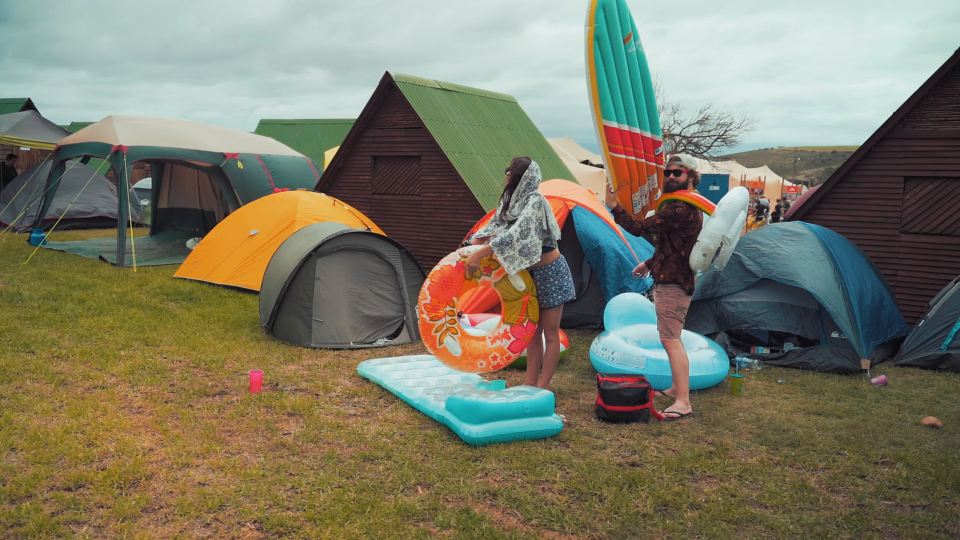
#> input picture A2/val_set/2/2a.png, 1920 x 1080 px, given as the content of the folder ./val_set/1, which was not available (shown at 1/2 size)
$ jupyter execute --allow-errors mosaic_v4.ipynb   (shell and % lines are left out)
#> lines starting #> are read from the running program, lines starting #| are printed output that depends on the picture; pictures that were not available may be replaced by others from this repository, and a replacement may not be noted
[cell 1]
'''
**********************************************
# TITLE: ASSIGNMENT 2: IMAGE MOSAIC CREATION #
# #Panorama #Stitching #Blending #Homography #
# COURSE: COL780 - COMPUTER VISION           #
# INSTRUCTOR: PROF. CHETAN ARORA             #
# AUTHOR: AMAN BHARDWAJ                      #
# DATE: 20 NOV 2020                          #
**********************************************
'''
''' IMPORT PACKAGES '''
import os
import cv2 as cv
import json
from glob import glob
import numpy as np
import argparse
import matplotlib.pyplot as plt
from time import time
import networkx as nx
import maxflow as mf
#%matplotlib inline

[cell 2]
""" HELPER FUNCTIONS """
# [19 lines left out: functions save_mosaic, show_image, not called in this run]

def read_image(fileName):
    '''Read image from the specified path.'''
#> called with fileName = '_only/2a.png'
    print("Reading Image --->", fileName)
    img = cv.imread(fileName)
#> img is the input picture: shape (1080, 1920, 3); mean B, G, R 102.5, 122.2, 124.3
    return img

def hconcat_images(image_list):
    '''Concat images horizontally'''
    return cv.hconcat(image_list)

class ImgProcessing:
    '''
    class: ImgProcessing
    contains functions to prepare the images for mosaicing
    '''
    # [37 lines left out: functions image_resize, brightness_equalize, apply_clahe, not called in this run]


class RegisterImage:

    def cvt_gray(self, img):
        '''Convert BRG Image to Grayscale'''
        return cv.cvtColor(img, cv.COLOR_BGR2GRAY)

    # [56 lines left out: functions orbs_magic, flann_matcher, get_good_matches, draw_matches, est_homography, not called in this run]

class ImageBlending:
    # [99 lines left out: functions warp_image, get_images_intersect, get_energy_map, graph_cut, gaussian_pyramid, laplacian_pyramid, not called in this run]

    def blend(self, lp1, lp2, m, l):
        for i, k in enumerate(zip(lp1, lp2, m)):
            print(i,k)


    # [13 lines left out: function pyramid_blending, not called in this run]
        #show_image(blended_image)

def create_mosaic(imgs, contrast_imp=True):
    #read images
    Im1 = imgs[0]
    Img1_ = read_image(Im1)
    Im2 = imgs[1]
    Img2_ = read_image(Im2)
    #show_image(hconcat_images([Img1_, Img2_]), "INPUT IMAGES")
    ip = ImgProcessing() #instance of Image Processing Class
    Img1_ = ip.image_resize(Img1_)
    Img2_ = ip.image_resize(Img2_)
    if contrast_imp:
        Img1 = ip.apply_clahe(Img1_)
        Img2 = ip.apply_clahe(Img2_)
    else:
        Img1 = Img1_
        Img2 = Img2_
    print(Img1.shape, Img2.shape, type(Img1), type(Img2))
    #show_image(Img1, "CLAHE BRIGHTNESS IMPROVED IMAGES")
    #show_image(Img2)
    Img1 = cv.copyMakeBorder(Img1,200,200,500,500, cv.BORDER_CONSTANT)

    #get keypoints and descriptors
    reg = RegisterImage()
    kp1, des1 = reg.orbs_magic(Img1, False)
    kp2, des2 = reg.orbs_magic(Img2, False)

    #feature matching by FLANN based Matcher
    knn_matches = reg.flann_matcher(des1, des2)
    confident_matches = reg.get_good_matches(knn_matches, 0.8)
    reg.draw_matches(Img1, Img2, kp1, kp2, confident_matches, True)

    #estimate homography using RANSAC
    H, inliers = reg.est_homography(kp1, kp2, confident_matches, 40)
    #print('mask',mask.shape)

    blend = ImageBlending()
    mosaic_pre, M1, M2 = blend.warp_image(Img1, Img2, H, True)
    c_mask, c_mos = blend.get_images_intersect(M1, M2, mosaic_pre)
    energy_map = blend.get_energy_map(c_mos)
    cv.imwrite("emap.png", energy_map)
    cv.imwrite("cmask.png", c_mask)
    cv.imwrite("cmos.png", c_mos)
    blend.graph_cut(energy_map, c_mask, c_mos)
    #blend.default_energy(c_mos)

    #blend.remove_extra_portion(mosaic_pre)
    #blend.pyramid_blending(Img1, mosaic_pre, pyr_levels=4)

    return


#> (the rest of this cell did not finish here and is left out)

[cell 3]

# [26 lines of commented-out code are left out]

[cell 4]
l = [1,2,3,4]
l.reverse()
l

[cell 5]
dict(algorithm = 6, table_number = 6, key_size = 12, multi_probe_level = 1)

[cell 6]
i1 = cv.imread("./val_set/4/4a.png")
i1.shape[:2]
#> Out = (1080, 1920)

[cell 7]
i1.shape[:2]
#> Out = (1080, 1920)

[cell 8]
s  = (np.inf, 0)
#> (the rest of this cell did not finish here and is left out)

[cell 9]
I = cv.imread("./val_set/8/IMG_20190930_134943.jpg", cv.IMREAD_ANYCOLOR)
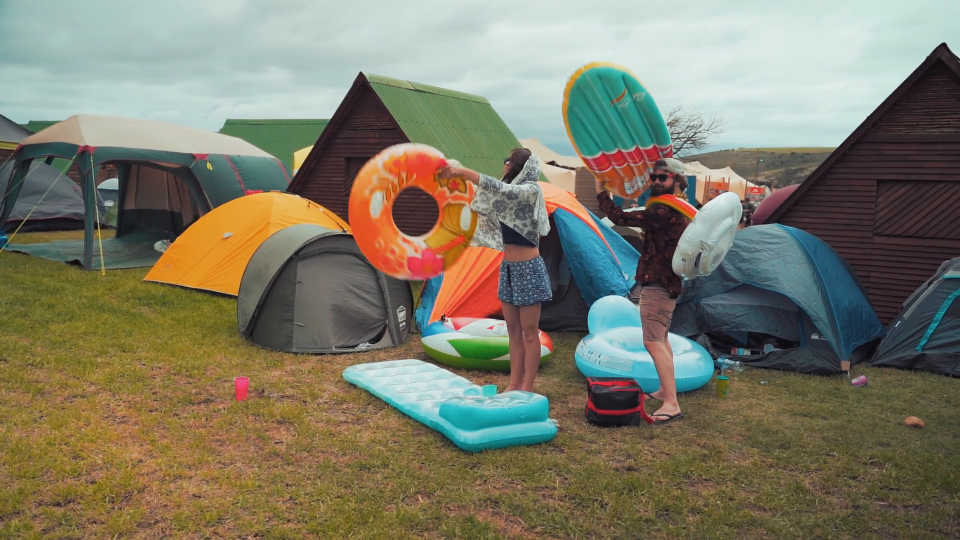
#> input picture A2/val_set/2/2b.png, 1920 x 1080 px, given in place of IMG_20190930_134943.jpg, which was not available (shown at 1/2 size)
#> I is the input picture: shape (1080, 1920, 3); mean B, G, R 104.1, 122.7, 125.6
I = cv.resize(I, (10000,7000))
#show_image(I)
plt.imshow(cv.cvtColor(I, cv.COLOR_BGR2RGB))
plt.show()
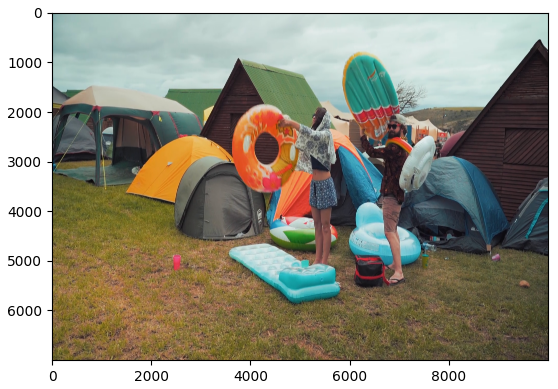
#> figure drawn by matplotlib, 1 panel
cv.imwrite('./abc.jpg', I)

C = np.copy(I)
C.shape
#> Out = (7000, 10000, 3)

[cell 10]
I = cv.imread("./val_set/8/IMG_20190930_134943.jpg", cv.IMREAD_GRAYSCALE)
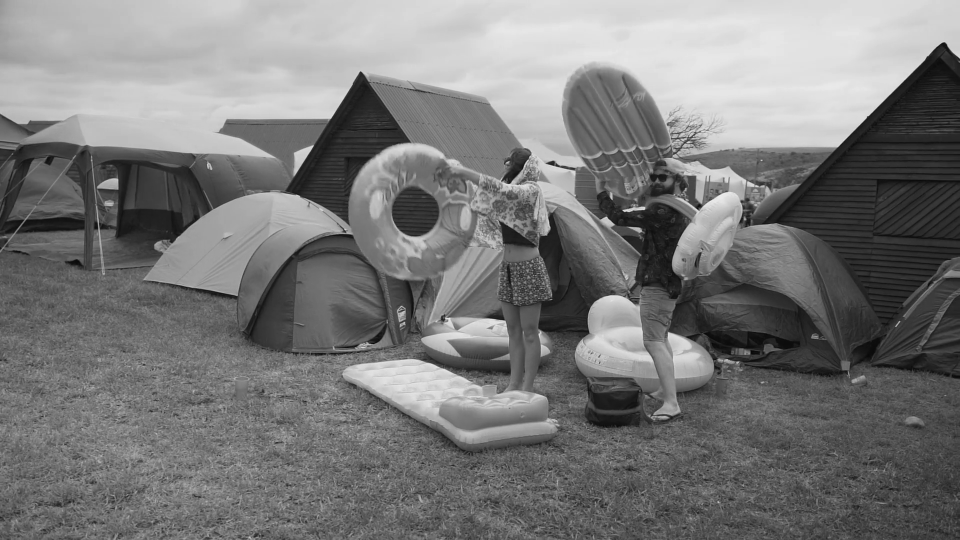
#> I: shape (1080, 1920) (shown at 1/2 size); min 1, max 242, mean 120.9
I = cv.resize(I, (1000,700))
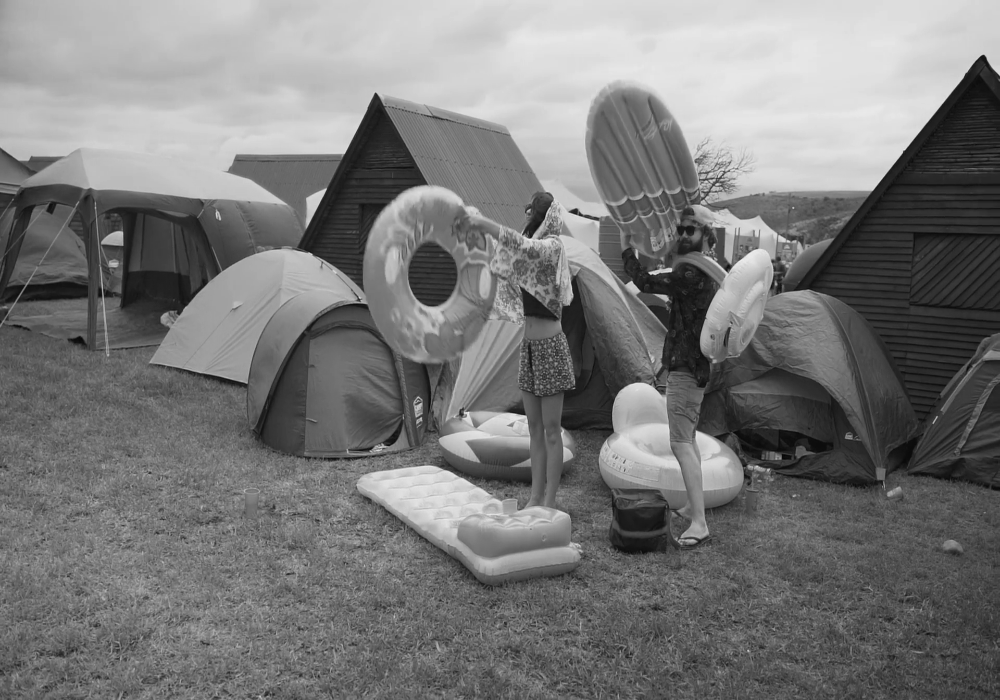
#> I: shape (700, 1000); min 5, max 238, mean 120.8
print(I.shape)
#| (700, 1000)
plt.imshow(I, cmap="gray")
plt.show()

[cell 11]
emap = I
dim = emap.shape[:2]
#> dim = (700, 1000)
#> (the rest of this cell did not finish here and is left out)
